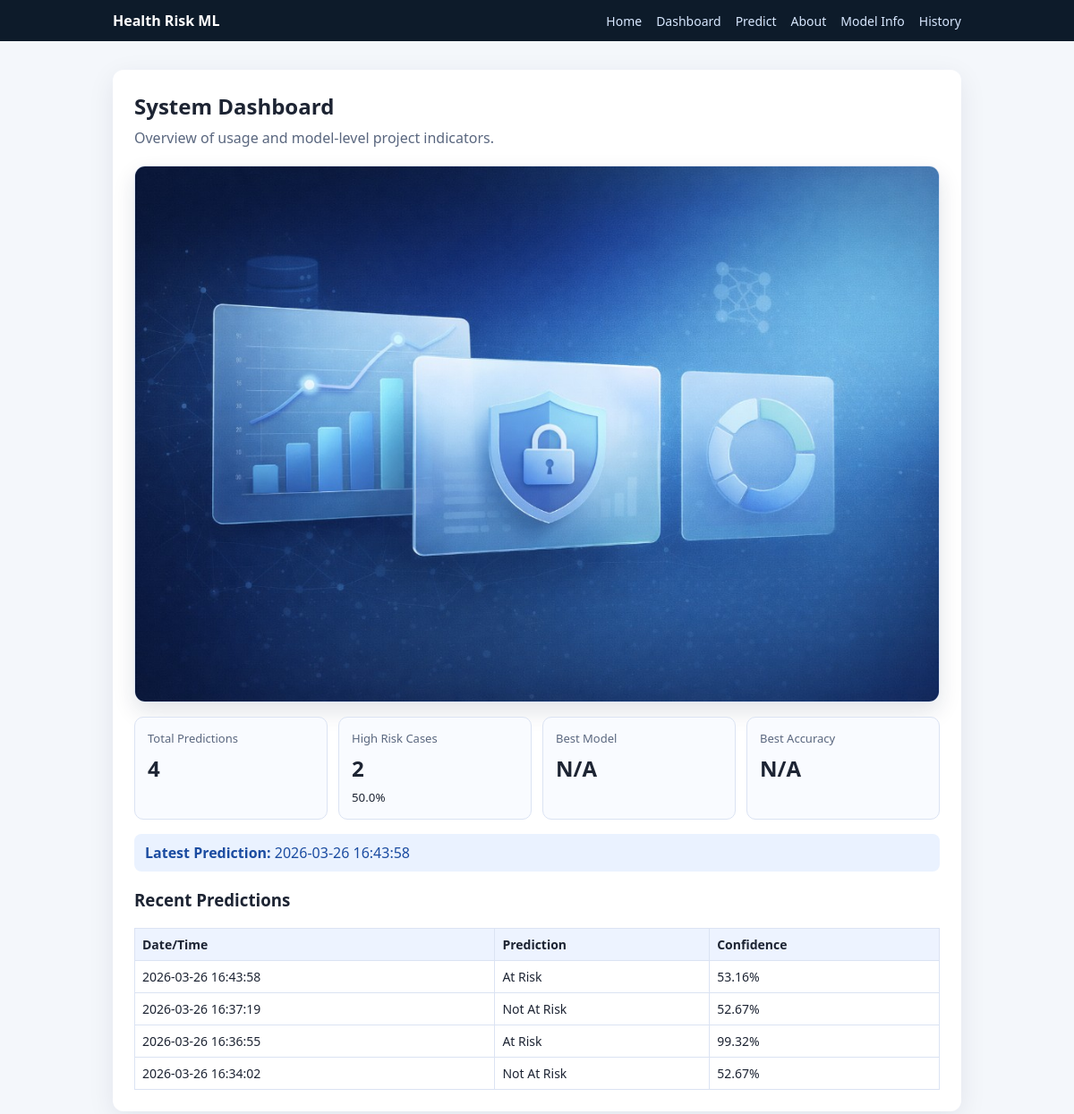
/dashboard, run on the app's committed database.
### tables this page shows
CREATE TABLE predictions (
                id INTEGER PRIMARY KEY AUTOINCREMENT,
                created_at TEXT NOT NULL,
                age REAL NOT NULL,
                sex REAL NOT NULL,
                cp REAL NOT NULL,
                trestbps REAL NOT NULL,
                chol REAL NOT NULL,
                fbs REAL NOT NULL,
                restecg REAL NOT NULL,
                thalach REAL NOT NULL,
                exang REAL NOT NULL,
                oldpeak REAL NOT NULL,
                slope REAL NOT NULL,
                ca REAL NOT NULL,
                thal REAL NOT NULL,
                prediction INTEGER NOT NULL,
                label TEXT NOT NULL,
                confidence REAL
            );

### app/app.py (the view)
@app.route("/dashboard", methods=["GET"])
def dashboard_page():
    return render_template("dashboard.html", stats=dashboard_stats())

### app/app.py (called while the page is built)
def get_db_connection() -> sqlite3.Connection:
    conn = sqlite3.connect(DB_PATH)
    conn.row_factory = sqlite3.Row
    return conn

def load_metrics() -> dict:
    if MODELS_PATH.exists():
        return json.loads(MODELS_PATH.read_text(encoding="utf-8"))
    return {}

### app/templates/dashboard.html
{% extends "base.html" %}
{% block content %}
<section class="card">
  <h1>System Dashboard</h1>
  <p class="subtitle">Overview of usage and model-level project indicators.</p>
  <div class="dashboard-banner-wrap">
    <img class="dashboard-banner" src="{{ url_for('static', filename='images/dashboard-banner.png') }}" alt="Dashboard analytics banner">
  </div>
  <div class="stats-grid">
    <div class="stat-card">
      <p>Total Predictions</p>
      <h2>{{ stats.total_predictions }}</h2>
    </div>
    <div class="stat-card">
      <p>High Risk Cases</p>
      <h2>{{ stats.high_risk_cases }}</h2>
      <small>{{ '%.1f'|format(stats.high_risk_pct) }}%</small>
    </div>
    <div class="stat-card">
      <p>Best Model</p>
      <h2>{{ stats.best_model }}</h2>
    </div>
    <div class="stat-card">
      <p>Best Accuracy</p>
      <h2>
        {% if stats.best_accuracy is not none %}
          {{ '%.2f'|format(stats.best_accuracy * 100) }}%
        {% else %}
          N/A
        {% endif %}
      </h2>
    </div>
  </div>
  <div class="alert info">
    <strong>Latest Prediction:</strong> {{ stats.latest_prediction_time }}
  </div>
  <h3>Recent Predictions</h3>
  {% if stats.recent_predictions %}
  <table>
    <thead>
      <tr>
        <th>Date/Time</th>
        <th>Prediction</th>
        <th>Confidence</th>
      </tr>
    </thead>
    <tbody>
      {% for row in stats.recent_predictions %}
      <tr>
        <td>{{ row["created_at"] }}</td>
        <td>{{ row["label"] }}</td>
        <td>
          {% if row["confidence"] is not none %}
            {{ '%.2f'|format(row["confidence"] * 100) }}%
          {% else %}
            N/A
          {% endif %}
        </td>
      </tr>
      {% endfor %}
    </tbody>
  </table>
  {% else %}
  <div class="alert info">No prediction records available yet.</div>
  {% endif %}
</section>
{% endblock %}

### app/templates/base.html (shortened to what this page needs)
<!doctype html>
<html lang="en">
<head>
  <link rel="stylesheet" href="{{ url_for('static', filename='css/styles.css') }}">
</head>
<body>
  <header class="navbar">
    <div class="nav-container">
      <div class="brand">Health Risk ML</div>
      <nav>
        <a href="{{ url_for('index') }}">Home</a>
        <a href="{{ url_for('dashboard_page') }}">Dashboard</a>
        <a href="{{ url_for('predict_page') }}">Predict</a>
        <a href="{{ url_for('about_page') }}">About</a>
        <a href="{{ url_for('model_info_page') }}">Model Info</a>
        <a href="{{ url_for('history_page') }}">History</a>
      </nav>
    </div>
  </header>
  <main class="container">
    {% block content %}{% endblock %}
  </main>
</body>
</html>

### app/static/css/styles.css (style rules this page uses)
:root { --bg: #f4f7fb; --card: #ffffff; --text: #1d2433; --muted: #5a677f; --primary: #1f6feb; --danger: #c73636; --success: #1f8f4e; }
* { box-sizing: border-box; font-family: "Segoe UI", Arial, sans-serif; }
body { margin: 0; background: var(--bg); color: var(--text); }
.navbar { background: #0d1b2a; color: #fff; padding: 12px 0; }
.nav-container { max-width: 980px; margin: 0 auto; padding: 0 16px; display: flex; justify-content: space-between; align-items: center; }
.brand { font-weight: 700; }
.navbar nav { display: flex; gap: 16px; }
.navbar a { color: #d8e8ff; text-decoration: none; font-size: 14px; }
.container { max-width: 980px; margin: 32px auto; padding: 0 16px; }
.card { background: var(--card); border-radius: 12px; padding: 24px; box-shadow: 0 8px 30px rgba(11, 31, 63, 0.08); }
h1 { margin: 0 0 8px; }
.subtitle { margin: 0 0 20px; color: var(--muted); }
.alert { border-radius: 8px; padding: 10px 12px; margin: 12px 0 18px; }
.alert.info { background: #eaf2ff; color: #1b4ca1; }
.stats-grid { display: grid; grid-template-columns: repeat(auto-fit, minmax(180px, 1fr)); gap: 12px; margin: 12px 0 16px; }
.stat-card { border: 1px solid #dbe3f3; border-radius: 10px; background: #f9fbff; padding: 14px; }
.stat-card p { margin: 0; color: var(--muted); font-size: 13px; }
.stat-card h2 { margin: 8px 0 4px; }
table { width: 100%; border-collapse: collapse; margin-top: 10px; }
th, td { border: 1px solid #dbe3f3; padding: 8px; text-align: left; font-size: 14px; }
th { background: #edf3ff; }
.dashboard-banner-wrap { border-radius: 12px; overflow: hidden; border: 1px solid #dbe3f3; box-shadow: 0 10px 24px rgba(17, 34, 68, 0.12); margin-bottom: 16px; }
.dashboard-banner { width: 100%; display: block; height: auto; }

### data on the page
predictions: latest_prediction_time "2026-03-26 16:43:58", created_at "2026-03-26 16:43:58", label "At Risk", row['confidence']*100 "53.16"
predictions: created_at "2026-03-26 16:37:19", label "Not At Risk", row['confidence']*100 "52.67"
predictions: created_at "2026-03-26 16:36:55", label "At Risk", row['confidence']*100 "99.32"
predictions: created_at "2026-03-26 16:34:02", label "Not At Risk", row['confidence']*100 "52.67"

### other printed values
{{ stats.total_predictions }} "4"
{{ stats.high_risk_cases }} "2"
{{ '%.1f'|format(stats.high_risk_pct) }} "50.0"
{{ stats.best_model }} "N/A"
